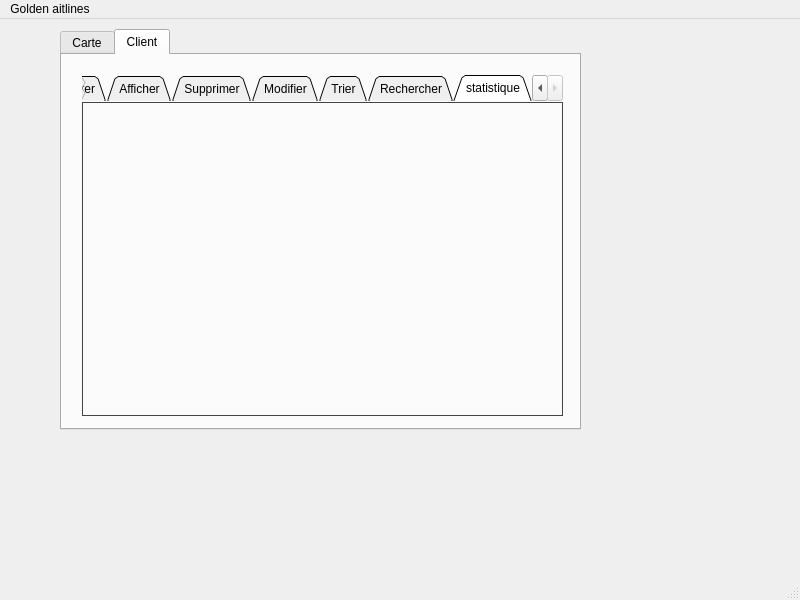
<?xml version="1.0" encoding="UTF-8"?>
<ui version="4.0">
 <class>MainWindow</class>
 <widget class="QMainWindow" name="MainWindow">
  <property name="geometry">
   <rect>
    <x>0</x>
    <y>0</y>
    <width>800</width>
    <height>600</height>
   </rect>
  </property>
  <property name="windowTitle">
   <string>MainWindow</string>
  </property>
  <widget class="QWidget" name="centralwidget">
   <widget class="QTabWidget" name="tabWidget_2">
    <property name="geometry">
     <rect>
      <x>60</x>
      <y>10</y>
      <width>521</width>
      <height>401</height>
     </rect>
    </property>
    <property name="styleSheet">
     <string notr="true">#MyLoginForm {
background: gray;
}


#mainFrame {
border: 3px solid gray;
border-radius: 40px;
background: white;
}</string>
    </property>
    <property name="currentIndex">
     <number>1</number>
    </property>
    <widget class="QWidget" name="tab_4">
     <attribute name="title">
      <string>Carte</string>
     </attribute>
     <widget class="QTabWidget" name="tabWidget">
      <property name="geometry">
       <rect>
        <x>21</x>
        <y>10</y>
        <width>441</width>
        <height>281</height>
       </rect>
      </property>
      <property name="styleSheet">
       <string notr="true">QTabWidget::pane
 {
    background: gray



border: 3px solid gray;
border-radius: 40px;
background: white;

}</string>
      </property>
      <property name="tabShape">
       <enum>QTabWidget::Triangular</enum>
      </property>
      <property name="currentIndex">
       <number>5</number>
      </property>
      <widget class="QWidget" name="tab">
       <attribute name="title">
        <string>Ajouter</string>
       </attribute>
       <widget class="QPushButton" name="pushbutton">
        <property name="geometry">
         <rect>
          <x>300</x>
          <y>200</y>
          <width>62</width>
          <height>21</height>
         </rect>
        </property>
        <property name="styleSheet">
         <string notr="true">QPushButton {
color: white;
background-color: QLinearGradient( x1: 0, y1: 0, x2: 0, y2: 1, stop: 0 #88d, stop: 0.1 #99e, stop: 0.49 #77c, stop: 0.5 #66b, stop: 1 #77c);
border-width: 1px;
border-color: #339;
border-style: solid;
border-radius: 7;
padding: 3px;
font-size: 10px;
padding-left: 5px;
padding-right: 5px;
min-width: 50px;
max-width: 50px;
min-height: 13px;
max-height: 13px;
}</string>
        </property>
        <property name="text">
         <string>Ajouter</string>
        </property>
       </widget>
       <widget class="QLabel" name="label_pic_2">
        <property name="geometry">
         <rect>
          <x>290</x>
          <y>40</y>
          <width>111</width>
          <height>101</height>
         </rect>
        </property>
        <property name="text">
         <string/>
        </property>
       </widget>
       <widget class="QWidget" name="layoutWidget">
        <property name="geometry">
         <rect>
          <x>20</x>
          <y>30</y>
          <width>231</width>
          <height>131</height>
         </rect>
        </property>
        <layout class="QHBoxLayout" name="horizontalLayout">
         <item>
          <layout class="QVBoxLayout" name="verticalLayout">
           <item>
            <widget class="QLabel" name="label_2">
             <property name="text">
              <string>Id</string>
             </property>
            </widget>
           </item>
           <item>
            <widget class="QLabel" name="label">
             <property name="text">
              <string>Type</string>
             </property>
            </widget>
           </item>
           <item>
            <widget class="QLabel" name="label_3">
             <property name="text">
              <string>Points</string>
             </property>
            </widget>
           </item>
          </layout>
         </item>
         <item>
          <layout class="QVBoxLayout" name="verticalLayout_2">
           <item>
            <widget class="QLineEdit" name="lineEdit">
             <property name="styleSheet">
              <string notr="true">QLineEdit {
padding: 1px;
border-style: solid;
border: 2px solid gray;
border-radius: 8px;
}</string>
             </property>
            </widget>
           </item>
           <item>
            <widget class="QLineEdit" name="lineEdit_2">
             <property name="styleSheet">
              <string notr="true">QLineEdit {
padding: 1px;
border-style: solid;
border: 2px solid gray;
border-radius: 8px;
}</string>
             </property>
            </widget>
           </item>
           <item>
            <widget class="QLineEdit" name="lineEdit_3">
             <property name="styleSheet">
              <string notr="true">QLineEdit {
padding: 1px;
border-style: solid;
border: 2px solid gray;
border-radius: 8px;
}</string>
             </property>
            </widget>
           </item>
          </layout>
         </item>
        </layout>
       </widget>
      </widget>
      <widget class="QWidget" name="tab_2">
       <attribute name="title">
        <string>Afficher</string>
       </attribute>
       <widget class="QTableView" name="tabcarte">
        <property name="geometry">
         <rect>
          <x>20</x>
          <y>10</y>
          <width>391</width>
          <height>231</height>
         </rect>
        </property>
       </widget>
      </widget>
      <widget class="QWidget" name="tab_3">
       <attribute name="title">
        <string>Supprimer</string>
       </attribute>
       <widget class="QPushButton" name="pushButton">
        <property name="geometry">
         <rect>
          <x>280</x>
          <y>190</y>
          <width>62</width>
          <height>21</height>
         </rect>
        </property>
        <property name="styleSheet">
         <string notr="true">QPushButton {
color: white;
background-color: QLinearGradient( x1: 0, y1: 0, x2: 0, y2: 1, stop: 0 #88d, stop: 0.1 #99e, stop: 0.49 #77c, stop: 0.5 #66b, stop: 1 #77c);
border-width: 1px;
border-color: #339;
border-style: solid;
border-radius: 7;
padding: 3px;
font-size: 10px;
padding-left: 5px;
padding-right: 5px;
min-width: 50px;
max-width: 50px;
min-height: 13px;
max-height: 13px;
}</string>
        </property>
        <property name="text">
         <string>Supprimer</string>
        </property>
       </widget>
       <widget class="QLabel" name="label_pic_5">
        <property name="geometry">
         <rect>
          <x>250</x>
          <y>40</y>
          <width>131</width>
          <height>111</height>
         </rect>
        </property>
        <property name="text">
         <string/>
        </property>
       </widget>
       <widget class="QWidget" name="layoutWidget">
        <property name="geometry">
         <rect>
          <x>40</x>
          <y>60</y>
          <width>151</width>
          <height>24</height>
         </rect>
        </property>
        <layout class="QHBoxLayout" name="horizontalLayout_2">
         <item>
          <widget class="QLabel" name="label_4">
           <property name="text">
            <string>Id</string>
           </property>
          </widget>
         </item>
         <item>
          <widget class="QLineEdit" name="lineEdit_supp">
           <property name="styleSheet">
            <string notr="true">QLineEdit {
padding: 1px;
border-style: solid;
border: 2px solid gray;
border-radius: 8px;
}</string>
           </property>
          </widget>
         </item>
        </layout>
       </widget>
      </widget>
      <widget class="QWidget" name="tab_10">
       <attribute name="title">
        <string>Modifier</string>
       </attribute>
       <widget class="QPushButton" name="pushButton_5">
        <property name="geometry">
         <rect>
          <x>310</x>
          <y>220</y>
          <width>62</width>
          <height>21</height>
         </rect>
        </property>
        <property name="styleSheet">
         <string notr="true">QPushButton {
color: white;
background-color: QLinearGradient( x1: 0, y1: 0, x2: 0, y2: 1, stop: 0 #88d, stop: 0.1 #99e, stop: 0.49 #77c, stop: 0.5 #66b, stop: 1 #77c);
border-width: 1px;
border-color: #339;
border-style: solid;
border-radius: 7;
padding: 3px;
font-size: 10px;
padding-left: 5px;
padding-right: 5px;
min-width: 50px;
max-width: 50px;
min-height: 13px;
max-height: 13px;
}</string>
        </property>
        <property name="text">
         <string>Modifier</string>
        </property>
       </widget>
       <widget class="QLabel" name="label_pic_6">
        <property name="geometry">
         <rect>
          <x>290</x>
          <y>30</y>
          <width>121</width>
          <height>111</height>
         </rect>
        </property>
        <property name="text">
         <string/>
        </property>
       </widget>
       <widget class="QWidget" name="layoutWidget">
        <property name="geometry">
         <rect>
          <x>30</x>
          <y>20</y>
          <width>221</width>
          <height>121</height>
         </rect>
        </property>
        <layout class="QHBoxLayout" name="horizontalLayout_5">
         <item>
          <layout class="QVBoxLayout" name="verticalLayout_6">
           <item>
            <widget class="QLabel" name="label_16">
             <property name="text">
              <string>ID</string>
             </property>
            </widget>
           </item>
           <item>
            <widget class="QLabel" name="label_17">
             <property name="text">
              <string>Type</string>
             </property>
            </widget>
           </item>
           <item>
            <widget class="QLabel" name="label_18">
             <property name="text">
              <string>Points</string>
             </property>
            </widget>
           </item>
          </layout>
         </item>
         <item>
          <layout class="QVBoxLayout" name="verticalLayout_5">
           <item>
            <widget class="QLineEdit" name="lineEdit_15">
             <property name="styleSheet">
              <string notr="true">QLineEdit {
padding: 1px;
border-style: solid;
border: 2px solid gray;
border-radius: 8px;
}</string>
             </property>
            </widget>
           </item>
           <item>
            <widget class="QLineEdit" name="lineEdit_16">
             <property name="styleSheet">
              <string notr="true">QLineEdit {
padding: 1px;
border-style: solid;
border: 2px solid gray;
border-radius: 8px;
}</string>
             </property>
            </widget>
           </item>
           <item>
            <widget class="QLineEdit" name="lineEdit_17">
             <property name="styleSheet">
              <string notr="true">QLineEdit {
padding: 1px;
border-style: solid;
border: 2px solid gray;
border-radius: 8px;
}</string>
             </property>
            </widget>
           </item>
          </layout>
         </item>
        </layout>
       </widget>
      </widget>
      <widget class="QWidget" name="tab_11">
       <attribute name="title">
        <string>Trier</string>
       </attribute>
       <widget class="QTableView" name="tabcartetri">
        <property name="geometry">
         <rect>
          <x>15</x>
          <y>11</y>
          <width>401</width>
          <height>231</height>
         </rect>
        </property>
       </widget>
      </widget>
      <widget class="QWidget" name="tab_13">
       <attribute name="title">
        <string>Recherche</string>
       </attribute>
       <widget class="QTableView" name="tabcarterecherche">
        <property name="geometry">
         <rect>
          <x>160</x>
          <y>20</y>
          <width>256</width>
          <height>192</height>
         </rect>
        </property>
       </widget>
       <widget class="QLabel" name="label_19">
        <property name="geometry">
         <rect>
          <x>30</x>
          <y>40</y>
          <width>47</width>
          <height>13</height>
         </rect>
        </property>
        <property name="text">
         <string>ID</string>
        </property>
       </widget>
       <widget class="QLineEdit" name="lineEdit_18">
        <property name="geometry">
         <rect>
          <x>10</x>
          <y>70</y>
          <width>113</width>
          <height>20</height>
         </rect>
        </property>
        <property name="styleSheet">
         <string notr="true">QLineEdit {
padding: 1px;
border-style: solid;
border: 2px solid gray;
border-radius: 8px;
}</string>
        </property>
       </widget>
       <widget class="QPushButton" name="pushButton_6">
        <property name="geometry">
         <rect>
          <x>30</x>
          <y>150</y>
          <width>62</width>
          <height>21</height>
         </rect>
        </property>
        <property name="styleSheet">
         <string notr="true">QPushButton {
color: white;
background-color: QLinearGradient( x1: 0, y1: 0, x2: 0, y2: 1, stop: 0 #88d, stop: 0.1 #99e, stop: 0.49 #77c, stop: 0.5 #66b, stop: 1 #77c);
border-width: 1px;
border-color: #339;
border-style: solid;
border-radius: 7;
padding: 3px;
font-size: 10px;
padding-left: 5px;
padding-right: 5px;
min-width: 50px;
max-width: 50px;
min-height: 13px;
max-height: 13px;
}</string>
        </property>
        <property name="text">
         <string>Recherche</string>
        </property>
       </widget>
      </widget>
     </widget>
    </widget>
    <widget class="QWidget" name="tab_5">
     <attribute name="title">
      <string>Client</string>
     </attribute>
     <widget class="QTabWidget" name="tabWidget_3">
      <property name="geometry">
       <rect>
        <x>20</x>
        <y>20</y>
        <width>481</width>
        <height>341</height>
       </rect>
      </property>
      <property name="styleSheet">
       <string notr="true">QTabWidget::pane {
    border: 1px solid #444;
    top: 1px;
}</string>
      </property>
      <property name="tabShape">
       <enum>QTabWidget::Triangular</enum>
      </property>
      <property name="currentIndex">
       <number>6</number>
      </property>
      <widget class="QWidget" name="tab_6">
       <attribute name="title">
        <string>Ajouter</string>
       </attribute>
       <widget class="QPushButton" name="pushButton_3">
        <property name="geometry">
         <rect>
          <x>270</x>
          <y>170</y>
          <width>62</width>
          <height>21</height>
         </rect>
        </property>
        <property name="styleSheet">
         <string notr="true">QPushButton {
color: white;
background-color: QLinearGradient( x1: 0, y1: 0, x2: 0, y2: 1, stop: 0 #88d, stop: 0.1 #99e, stop: 0.49 #77c, stop: 0.5 #66b, stop: 1 #77c);
border-width: 1px;
border-color: #339;
border-style: solid;
border-radius: 7;
padding: 3px;
font-size: 10px;
padding-left: 5px;
padding-right: 5px;
min-width: 50px;
max-width: 50px;
min-height: 13px;
max-height: 13px;
}</string>
        </property>
        <property name="text">
         <string>Ajouter</string>
        </property>
       </widget>
       <widget class="QLabel" name="label_pic">
        <property name="geometry">
         <rect>
          <x>270</x>
          <y>40</y>
          <width>111</width>
          <height>111</height>
         </rect>
        </property>
        <property name="text">
         <string/>
        </property>
       </widget>
       <widget class="QWidget" name="layoutWidget">
        <property name="geometry">
         <rect>
          <x>40</x>
          <y>20</y>
          <width>198</width>
          <height>138</height>
         </rect>
        </property>
        <layout class="QHBoxLayout" name="horizontalLayout_6">
         <item>
          <layout class="QVBoxLayout" name="verticalLayout_8">
           <item>
            <widget class="QLabel" name="label_5">
             <property name="text">
              <string>Num</string>
             </property>
            </widget>
           </item>
           <item>
            <widget class="QLabel" name="label_6">
             <property name="text">
              <string>Nom</string>
             </property>
            </widget>
           </item>
           <item>
            <widget class="QLabel" name="label_7">
             <property name="text">
              <string>Prenom</string>
             </property>
            </widget>
           </item>
           <item>
            <widget class="QLabel" name="label_8">
             <property name="text">
              <string>Adresse</string>
             </property>
            </widget>
           </item>
           <item>
            <widget class="QLabel" name="label_9">
             <property name="text">
              <string>Date_naiss</string>
             </property>
            </widget>
           </item>
          </layout>
         </item>
         <item>
          <layout class="QVBoxLayout" name="verticalLayout_7">
           <item>
            <widget class="QLineEdit" name="lineEdit_4">
             <property name="styleSheet">
              <string notr="true">QLineEdit {
padding: 1px;
border-style: solid;
border: 2px solid gray;
border-radius: 8px;
}</string>
             </property>
            </widget>
           </item>
           <item>
            <widget class="QLineEdit" name="lineEdit_5">
             <property name="styleSheet">
              <string notr="true">QLineEdit {
padding: 1px;
border-style: solid;
border: 2px solid gray;
border-radius: 8px;
}</string>
             </property>
            </widget>
           </item>
           <item>
            <widget class="QLineEdit" name="lineEdit_6">
             <property name="styleSheet">
              <string notr="true">QLineEdit {
padding: 1px;
border-style: solid;
border: 2px solid gray;
border-radius: 8px;
}</string>
             </property>
            </widget>
           </item>
           <item>
            <widget class="QLineEdit" name="lineEdit_7">
             <property name="styleSheet">
              <string notr="true">QLineEdit {
padding: 1px;
border-style: solid;
border: 2px solid gray;
border-radius: 8px;
}</string>
             </property>
            </widget>
           </item>
           <item>
            <widget class="QLineEdit" name="lineEdit_8">
             <property name="styleSheet">
              <string notr="true">QLineEdit {
padding: 1px;
border-style: solid;
border: 2px solid gray;
border-radius: 8px;
}</string>
             </property>
            </widget>
           </item>
          </layout>
         </item>
        </layout>
       </widget>
      </widget>
      <widget class="QWidget" name="tab_7">
       <attribute name="title">
        <string>Afficher</string>
       </attribute>
       <widget class="QTableView" name="tabclient">
        <property name="geometry">
         <rect>
          <x>20</x>
          <y>10</y>
          <width>361</width>
          <height>211</height>
         </rect>
        </property>
       </widget>
      </widget>
      <widget class="QWidget" name="tab_8">
       <attribute name="title">
        <string>Supprimer</string>
       </attribute>
       <widget class="QPushButton" name="pushButton_2">
        <property name="geometry">
         <rect>
          <x>270</x>
          <y>170</y>
          <width>62</width>
          <height>21</height>
         </rect>
        </property>
        <property name="styleSheet">
         <string notr="true">QPushButton {
color: white;
background-color: QLinearGradient( x1: 0, y1: 0, x2: 0, y2: 1, stop: 0 #88d, stop: 0.1 #99e, stop: 0.49 #77c, stop: 0.5 #66b, stop: 1 #77c);
border-width: 1px;
border-color: #339;
border-style: solid;
border-radius: 7;
padding: 3px;
font-size: 10px;
padding-left: 5px;
padding-right: 5px;
min-width: 50px;
max-width: 50px;
min-height: 13px;
max-height: 13px;
}</string>
        </property>
        <property name="text">
         <string>Supprimer</string>
        </property>
       </widget>
       <widget class="QLabel" name="label_pic_3">
        <property name="geometry">
         <rect>
          <x>230</x>
          <y>30</y>
          <width>131</width>
          <height>121</height>
         </rect>
        </property>
        <property name="text">
         <string/>
        </property>
       </widget>
       <widget class="QWidget" name="layoutWidget">
        <property name="geometry">
         <rect>
          <x>40</x>
          <y>50</y>
          <width>152</width>
          <height>24</height>
         </rect>
        </property>
        <layout class="QHBoxLayout" name="horizontalLayout_7">
         <item>
          <widget class="QLabel" name="label_10">
           <property name="text">
            <string>ID</string>
           </property>
          </widget>
         </item>
         <item>
          <widget class="QLineEdit" name="lineEdit_9">
           <property name="styleSheet">
            <string notr="true">QLineEdit {
padding: 1px;
border-style: solid;
border: 2px solid gray;
border-radius: 8px;
}</string>
           </property>
          </widget>
         </item>
        </layout>
       </widget>
      </widget>
      <widget class="QWidget" name="tab_9">
       <attribute name="title">
        <string>Modifier</string>
       </attribute>
       <widget class="QPushButton" name="pushButton_4">
        <property name="geometry">
         <rect>
          <x>270</x>
          <y>200</y>
          <width>62</width>
          <height>21</height>
         </rect>
        </property>
        <property name="styleSheet">
         <string notr="true">QPushButton {
color: white;
background-color: QLinearGradient( x1: 0, y1: 0, x2: 0, y2: 1, stop: 0 #88d, stop: 0.1 #99e, stop: 0.49 #77c, stop: 0.5 #66b, stop: 1 #77c);
border-width: 1px;
border-color: #339;
border-style: solid;
border-radius: 7;
padding: 3px;
font-size: 10px;
padding-left: 5px;
padding-right: 5px;
min-width: 50px;
max-width: 50px;
min-height: 13px;
max-height: 13px;
}</string>
        </property>
        <property name="text">
         <string>Modifier</string>
        </property>
       </widget>
       <widget class="QLabel" name="label_pic_7">
        <property name="geometry">
         <rect>
          <x>250</x>
          <y>30</y>
          <width>111</width>
          <height>111</height>
         </rect>
        </property>
        <property name="text">
         <string/>
        </property>
       </widget>
       <widget class="QWidget" name="layoutWidget">
        <property name="geometry">
         <rect>
          <x>10</x>
          <y>20</y>
          <width>210</width>
          <height>138</height>
         </rect>
        </property>
        <layout class="QHBoxLayout" name="horizontalLayout_8">
         <item>
          <layout class="QVBoxLayout" name="verticalLayout_10">
           <item>
            <widget class="QLabel" name="label_11">
             <property name="text">
              <string>ID</string>
             </property>
            </widget>
           </item>
           <item>
            <widget class="QLabel" name="label_12">
             <property name="text">
              <string>Nom</string>
             </property>
            </widget>
           </item>
           <item>
            <widget class="QLabel" name="label_13">
             <property name="text">
              <string>Prenom</string>
             </property>
            </widget>
           </item>
           <item>
            <widget class="QLabel" name="label_14">
             <property name="text">
              <string>Adresse</string>
             </property>
            </widget>
           </item>
           <item>
            <widget class="QLabel" name="label_15">
             <property name="text">
              <string>Date de naiss</string>
             </property>
            </widget>
           </item>
          </layout>
         </item>
         <item>
          <layout class="QVBoxLayout" name="verticalLayout_9">
           <item>
            <widget class="QLineEdit" name="lineEdit_10">
             <property name="styleSheet">
              <string notr="true">QLineEdit {
padding: 1px;
border-style: solid;
border: 2px solid gray;
border-radius: 8px;
}</string>
             </property>
            </widget>
           </item>
           <item>
            <widget class="QLineEdit" name="lineEdit_11">
             <property name="styleSheet">
              <string notr="true">QLineEdit {
padding: 1px;
border-style: solid;
border: 2px solid gray;
border-radius: 8px;
}</string>
             </property>
            </widget>
           </item>
           <item>
            <widget class="QLineEdit" name="lineEdit_12">
             <property name="styleSheet">
              <string notr="true">QLineEdit {
padding: 1px;
border-style: solid;
border: 2px solid gray;
border-radius: 8px;
}</string>
             </property>
            </widget>
           </item>
           <item>
            <widget class="QLineEdit" name="lineEdit_13">
             <property name="styleSheet">
              <string notr="true">QLineEdit {
padding: 1px;
border-style: solid;
border: 2px solid gray;
border-radius: 8px;
}</string>
             </property>
            </widget>
           </item>
           <item>
            <widget class="QLineEdit" name="lineEdit_14">
             <property name="autoFillBackground">
              <bool>false</bool>
             </property>
             <property name="styleSheet">
              <string notr="true">QLineEdit {
padding: 1px;
border-style: solid;
border: 2px solid gray;
border-radius: 8px;
}</string>
             </property>
            </widget>
           </item>
          </layout>
         </item>
        </layout>
       </widget>
      </widget>
      <widget class="QWidget" name="tab_12">
       <attribute name="title">
        <string>Trier</string>
       </attribute>
       <widget class="QTableView" name="tabclient2">
        <property name="geometry">
         <rect>
          <x>10</x>
          <y>11</y>
          <width>371</width>
          <height>211</height>
         </rect>
        </property>
       </widget>
      </widget>
      <widget class="QWidget" name="tab_14">
       <attribute name="title">
        <string>Rechercher</string>
       </attribute>
       <widget class="QPushButton" name="pushButton_7">
        <property name="geometry">
         <rect>
          <x>20</x>
          <y>100</y>
          <width>75</width>
          <height>23</height>
         </rect>
        </property>
        <property name="text">
         <string>Rechercher</string>
        </property>
       </widget>
       <widget class="QTableView" name="tableclientrechercher">
        <property name="geometry">
         <rect>
          <x>200</x>
          <y>30</y>
          <width>256</width>
          <height>192</height>
         </rect>
        </property>
       </widget>
       <widget class="QWidget" name="">
        <property name="geometry">
         <rect>
          <x>0</x>
          <y>0</y>
          <width>152</width>
          <height>73</height>
         </rect>
        </property>
        <layout class="QHBoxLayout" name="horizontalLayout_3">
         <item>
          <widget class="QLabel" name="label_20">
           <property name="text">
            <string>ID</string>
           </property>
          </widget>
         </item>
         <item>
          <widget class="QLineEdit" name="lineEdit_19"/>
         </item>
        </layout>
       </widget>
      </widget>
      <widget class="QWidget" name="tab_15">
       <attribute name="title">
        <string>statistique</string>
       </attribute>
       <widget class="QCustomPlot" name="customPlot" native="true">
        <property name="geometry">
         <rect>
          <x>10</x>
          <y>10</y>
          <width>451</width>
          <height>301</height>
         </rect>
        </property>
       </widget>
      </widget>
     </widget>
    </widget>
   </widget>
  </widget>
  <widget class="QMenuBar" name="menubar">
   <property name="geometry">
    <rect>
     <x>0</x>
     <y>0</y>
     <width>800</width>
     <height>21</height>
    </rect>
   </property>
   <widget class="QMenu" name="menuGestion_des_cartes">
    <property name="title">
     <string>Golden aitlines</string>
    </property>
   </widget>
   <addaction name="menuGestion_des_cartes"/>
  </widget>
  <widget class="QStatusBar" name="statusbar"/>
 </widget>
 <customwidgets>
  <customwidget>
   <class>QCustomPlot</class>
   <extends>QWidget</extends>
   <header>qcustomplot.h</header>
   <container>1</container>
  </customwidget>
 </customwidgets>
 <resources/>
 <connections/>
</ui>
